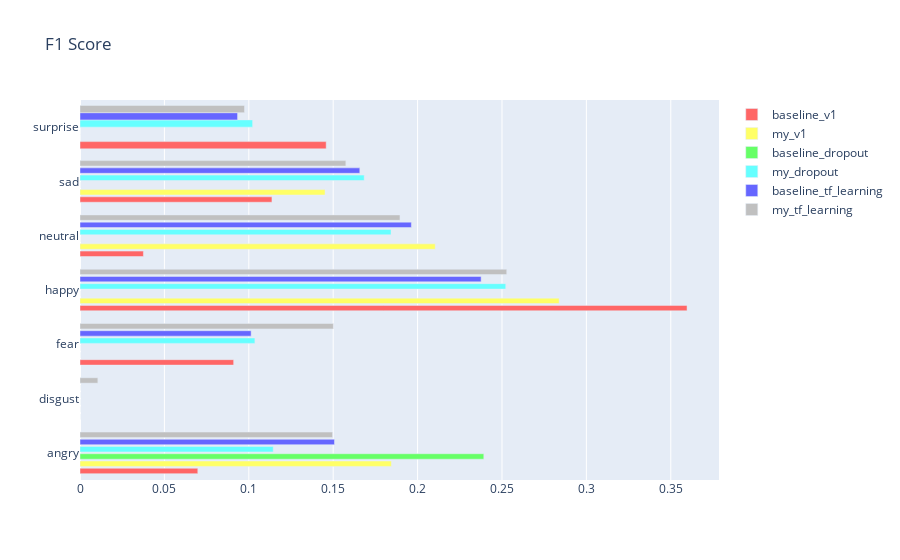

The code cell stored with this chart in its notebook:
### Code cell
labels = ['angry','disgust','fear','happy','neutral','sad','surprise']

fig = go.Figure(data=[
    go.Bar(name='baseline_v1', y=labels, x=F1[0,:],width=[0.1, 0.1, 0.1, 0.1, 0.1, 0.1],orientation='h',marker_color='rgb(255, 102, 102)'),
    go.Bar(name='my_v1', y=labels, x=F1[1,:],width=[0.1, 0.1, 0.1, 0.1, 0.1, 0.1],orientation='h',marker_color='rgb(255, 255, 102)'),
    go.Bar(name='baseline_dropout', y=labels, x=F1[2,:],width=[0.1, 0.1, 0.1, 0.1, 0.1, 0.1],orientation='h',marker_color='rgb(102, 255, 102)'),
    go.Bar(name='my_dropout', y=labels, x=F1[3,:],width=[0.1, 0.1, 0.1, 0.1, 0.1, 0.1],orientation='h',marker_color='rgb(102, 255, 255)'),
    go.Bar(name='baseline_tf_learning', y=labels, x=F1[4,:],width=[0.1, 0.1, 0.1, 0.1, 0.1, 0.1],orientation='h',marker_color='rgb(102, 102, 255)'),
    go.Bar(name='my_tf_learning', y=labels, x=F1[5,:],width=[0.1, 0.1, 0.1, 0.1, 0.1, 0.1],orientation='h',marker_color='rgb(192, 192, 192)')],
    layout_title_text="F1 Score"
    )
# Change the bar mode
fig.update_layout(barmode='group')
fig.show()

### Figure 1 — Plotly figure (JSON) as saved in the notebook; plotly's stock layout.template omitted (floating-point values rounded to 4 significant figures)
{"data": [{"marker": {"color": "rgb(255, 102, 102)"}, "name": "baseline_v1", "orientation": "h", "type": "bar", "width": [0.1, 0.1, 0.1, 0.1, 0.1, 0.1], "x": [0.06979, 0, 0.09103, 0.3596, 0.03757, 0.1137, 0.1458], "y": ["angry", "disgust", "fear", "happy", "neutral", "sad", "surprise"]}, {"marker": {"color": "rgb(255, 255, 102)"}, "name": "my_v1", "orientation": "h", "type": "bar", "width": [0.1, 0.1, 0.1, 0.1, 0.1, 0.1], "x": [0.1845, 0, 0, 0.2838, 0.2105, 0.1452, 0], "y": ["angry", "disgust", "fear", "happy", "neutral", "sad", "surprise"]}, {"marker": {"color": "rgb(102, 255, 102)"}, "name": "baseline_dropout", "orientation": "h", "type": "bar", "width": [0.1, 0.1, 0.1, 0.1, 0.1, 0.1], "x": [0.2392, 0, 0, 0, 0, 0, 0], "y": ["angry", "disgust", "fear", "happy", "neutral", "sad", "surprise"]}, {"marker": {"color": "rgb(102, 255, 255)"}, "name": "my_dropout", "orientation": "h", "type": "bar", "width": [0.1, 0.1, 0.1, 0.1, 0.1, 0.1], "x": [0.1145, 0, 0.1036, 0.2522, 0.1843, 0.1684, 0.1023], "y": ["angry", "disgust", "fear", "happy", "neutral", "sad", "surprise"]}, {"marker": {"color": "rgb(102, 102, 255)"}, "name": "baseline_tf_learning", "orientation": "h", "type": "bar", "width": [0.1, 0.1, 0.1, 0.1, 0.1, 0.1], "x": [0.1508, 0, 0.1014, 0.2376, 0.1963, 0.1658, 0.09335], "y": ["angry", "disgust", "fear", "happy", "neutral", "sad", "surprise"]}, {"marker": {"color": "rgb(192, 192, 192)"}, "name": "my_tf_learning", "orientation": "h", "type": "bar", "width": [0.1, 0.1, 0.1, 0.1, 0.1, 0.1], "x": [0.1496, 0.01058, 0.1501, 0.2528, 0.1896, 0.1575, 0.09747], "y": ["angry", "disgust", "fear", "happy", "neutral", "sad", "surprise"]}], "layout": {"barmode": "group", "title": {"text": "F1 Score"}}}
